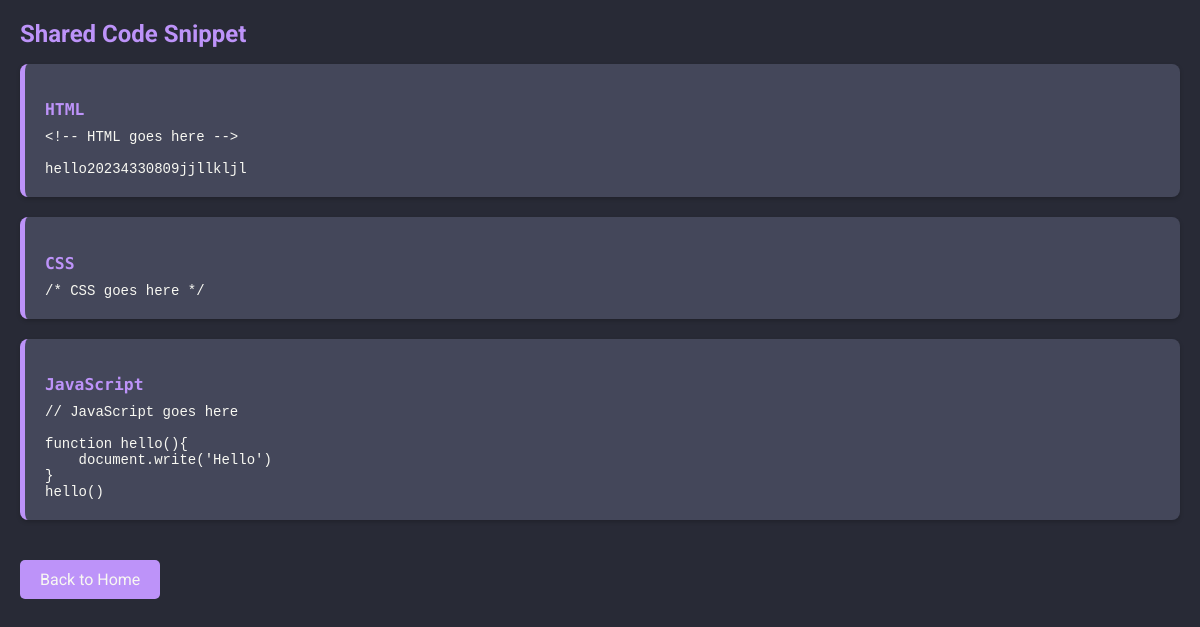
/share/a1390064-7a8c-4d9a-90e4-8e19f81a4134, run on the app's committed database.
### app.py (models this page shows)
class Snippet(db.Model):
    id = db.Column(db.Integer, primary_key=True)
    unique_id = db.Column(db.String(36), unique=True, default=lambda: str(uuid.uuid4()))
    html_code = db.Column(db.Text, nullable=True)
    css_code = db.Column(db.Text, nullable=True)
    js_code = db.Column(db.Text, nullable=True)
    user_id = db.Column(db.Integer, db.ForeignKey('user.id'))
    user = db.relationship('User', backref=db.backref('snippets', lazy=True))
    created_at = db.Column(db.DateTime, default=datetime.utcnow)

### app.py (the view)
@app.route('/share/<unique_id>')
def share(unique_id):
    snippet = Snippet.query.filter_by(unique_id=unique_id).first_or_404()
    return render_template('share.html', snippet=snippet)

### templates/share.html (shortened to what this page needs)
<!DOCTYPE html>
<html lang="en">
<head>
</head>
<body>
    <h2>Shared Code Snippet</h2>
    <div class="code-block">
        <h3>HTML</h3>
        <pre>{{ snippet.html_code }}</pre>
    </div>
    <div class="code-block">
        <h3>CSS</h3>
        <pre>{{ snippet.css_code }}</pre>
    </div>
    <div class="code-block">
        <h3>JavaScript</h3>
        <pre>{{ snippet.js_code }}</pre>
    </div>
    <a href="/">Back to Home</a>
</body>
</html>

### templates/share.html (style rules this page uses)
:root { --bg-color: #282a36; --text-color: #f8f8f2; --accent-color: #bd93f9; --code-bg-color: #44475a; --border-color: #6272a4; }
body { font-family: 'Roboto', sans-serif; margin: 20px; background-color: var(--bg-color); color: var(--text-color); }
h2 { font-size: 24px; color: var(--accent-color); margin-bottom: 16px; }
.code-block { background-color: var(--code-bg-color); border-left: 5px solid var(--accent-color); padding: 20px; margin-bottom: 20px; overflow: auto; font-family: 'Source Code Pro', monospace; font-size: 14px; border-radius: 8px; box-shadow: 0 2px 4px 0 rgba(0,0,0,0.2); }
pre { white-space: pre-wrap; word-wrap: break-word; margin: 0; }
h3 { font-weight: 600; color: var(--accent-color); margin-bottom: 10px; }
a { display: inline-block; background-color: var(--accent-color); color: var(--text-color); padding: 10px 20px; text-decoration: none; border-radius: 5px; transition: background-color 0.3s ease; margin-top: 20px; }

### data on the page
Snippet: html_code "<!-- HTML goes here --> hello20234330809jjllkljl", css_code "/* CSS goes here */", js_code "// JavaScript goes here function hello(){ document.write('Hello') } hello()"
